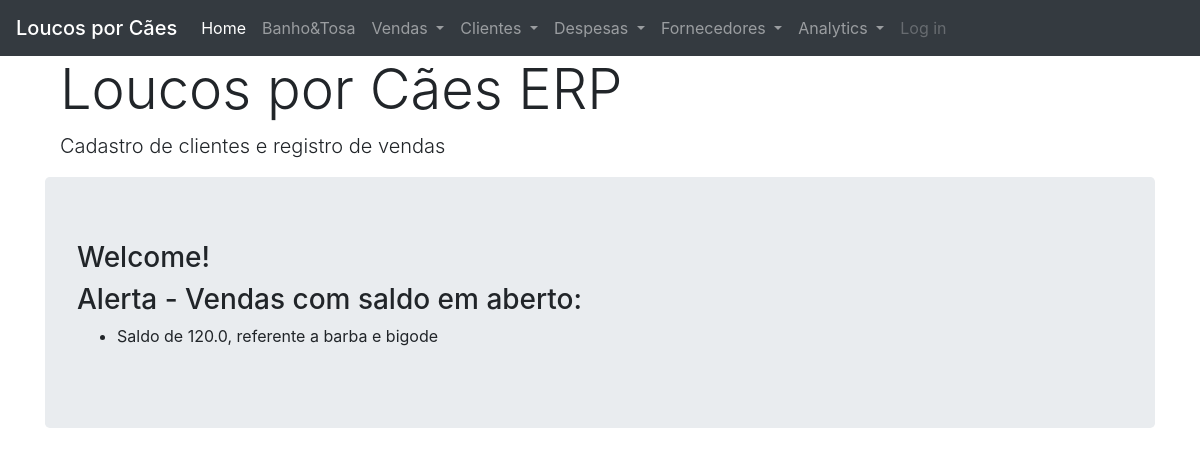
Before: / with the older database file.
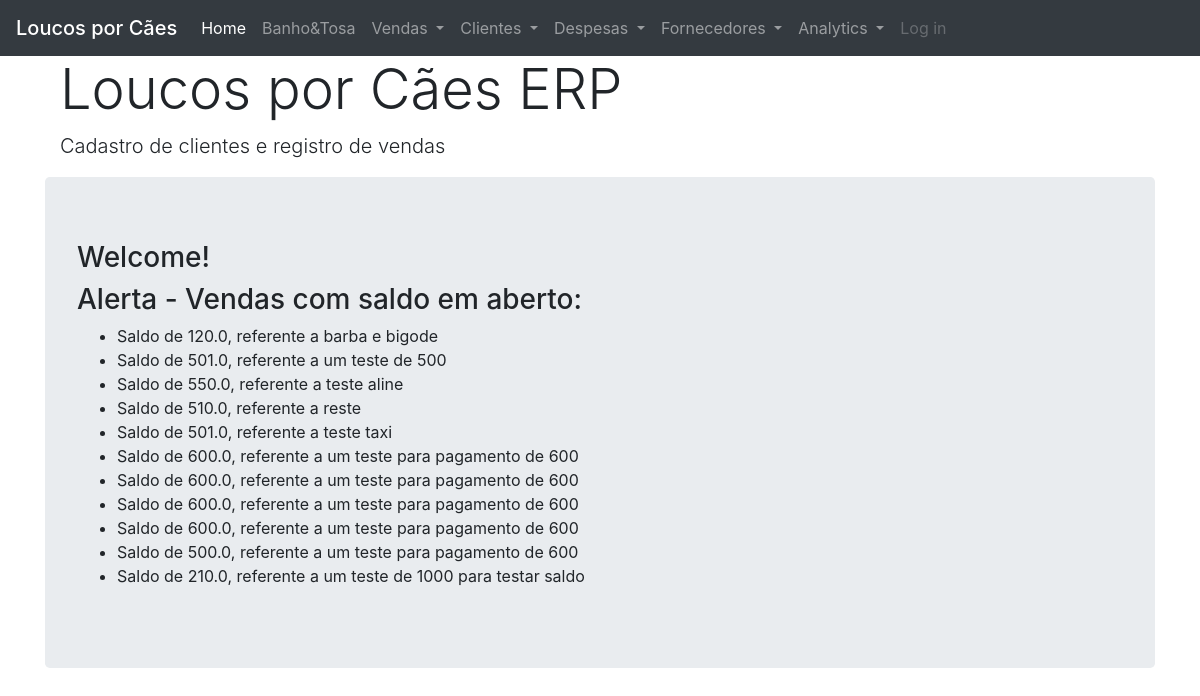
After: the same page with the newer database file.
### petshop/modelos/models.py (models this page shows, shortened)
class Vendas(db.Model):
    __tablename__ = 'vendas'
    id = db.Column(db.Integer, primary_key=True)
    tipo = db.Column(db.NVARCHAR(10), nullable=False)
    descricao = db.Column(db.Text, nullable=False)
    data_venda = db.Column(db.Date, nullable=False)
    valor_servicos = db.Column(db.Float, nullable=True)
    valor_taxi = db.Column(db.Float, nullable=True)
    cliente_id = db.Column(db.Integer, db.ForeignKey('clientes.id'))
    peludo_id = db.Column(db.Integer, db.ForeignKey('peludos.id'))
    pagamentos = db.relationship('Pagamentos')
    data_pbanho = db.Column(db.Date, nullable=True)
    n_banhos = db.Column(db.Integer, nullable=True)
    tipo_banho = db.Column(db.Enum('pacote', 'avulso', 'cortesia'), nullable=True)
    pacote = db.Column(db.NVARCHAR(10), nullable=True)
    data_entrada = db.Column(db.Date, nullable=True)
    data_saida = db.Column(db.Date, nullable=True)
    valor_diarias = db.Column(db.Float, nullable=True)
    valor_prod = db.Column(db.Float, nullable=True)
    custo_prod = db.Column(db.Float, nullable=True)
    def saldo(self):
        valor_total = self.valor_servicos + self.valor_taxi
        pagamentos = self.pagamentos
        if pagamentos:
            valores_pagos = [item.valor for item in pagamentos]
            valores_pagos = np.array(valores_pagos)
            saldo = valor_total - valores_pagos.sum()
            return saldo
        return valor_total

class Pagamentos(db.Model):
    __tablename__ = 'pagamentos'
    id = db.Column(db.Integer, primary_key=True)
    data = db.Column(db.Date, nullable=False)
    valor = db.Column(db.Float, nullable=False)
    valor_entrada = db.Column(db.Float, nullable=False)
    forma_pagto = db.Column(
        db.Enum('cash', 'debito', 'credito', 'cheque', 'pendente'), nullable=False)
    venda_id = db.Column(db.Integer, db.ForeignKey('vendas.id'))

### petshop/views/views_consultas.py (the view)
@views_consultas.route('/')
def index():
    venda_comsaldo = Vendas.query.filter(Vendas.saldo != 0).all()
    return render_template('index.html', venda_comsaldo=venda_comsaldo)

### petshop/templates/index.html
{% extends "base.html" %}
{% block content %}
  <div class="container">
    <h1 class="display-4">Loucos por Cães ERP</h1>
    <p class="lead">Cadastro de clientes e registro de vendas</p>
  </div>
<div class="jumbotron">
<h3 class="display-5">Welcome!</h3>
{% if venda_comsaldo %}
    <h3 class="display-5">Alerta -  Vendas com saldo em aberto:</h3>
    <ul>
        {% for item in venda_comsaldo %}
        <li>{{ "Saldo de {}, referente a {}".format(item.saldo(), item.descricao) }} </li>
        {% endfor %}
    </ul>
{% endif %}
</div>
{% endblock %}

### petshop/templates/base.html (shortened to what this page needs)
<!DOCTYPE html>
<html lang="en" dir="ltr">
<head>
    <link rel="stylesheet" href="https://stackpath.bootstrapcdn.com/bootstrap/4.1.3/css/bootstrap.min.css">
</head>
<body>
<nav class="navbar navbar-expand-lg navbar-dark bg-dark">
    <span class="navbar-brand mb-0 h1">Loucos por Cães</span>
    <div class="collapse navbar-collapse" id="navbarSupportedContent">
    <ul class="navbar-nav mr-auto">
        <li class="nav-item active">
        <a class="nav-link" href="{{ url_for('views_consultas.index') }}">Home<span class="sr-only">(current)</span></a>
        </li>
        <li class="nav-item">
        <a class="nav-link" href="{{ url_for('views_vendas.vendas_bt') }}">Banho&Tosa</a>
        </li>
        <li class="nav-item dropdown">
            <a class="nav-link dropdown-toggle" href="#" id="navbarDropdown" role="button" data-toggle="dropdown" aria-haspopup="true" aria-expanded="false">
            Vendas
            </a>
        </li>
        <li class="nav-item dropdown">
            <a class="nav-link dropdown-toggle" href="#" id="navbarDropdown" role="button" data-toggle="dropdown" aria-haspopup="true" aria-expanded="false">
            Clientes
            </a>
        </li>
        <li class="nav-item dropdown">
            <a class="nav-link dropdown-toggle" href="#" id="navbarDropdown" role="button" data-toggle="dropdown" aria-haspopup="true" aria-expanded="false">
            Despesas
            </a>
        </li>
        <li class="nav-item dropdown">
            <a class="nav-link dropdown-toggle" href="#" id="navbarDropdown" role="button" data-toggle="dropdown" aria-haspopup="true" aria-expanded="false">
            Fornecedores
            </a>
        </li>
        <li class="nav-item dropdown">
            <a class="nav-link dropdown-toggle" href="#" id="navbarDropdown" role="button" data-toggle="dropdown" aria-haspopup="true" aria-expanded="false">
            Analytics
            </a>
        </li>
        <li class="nav-item">
            <a class="nav-link disabled" href="#">Log in</a>
        </li>
    </ul>
    </div>
</nav>
<div class="container">
  {% block content %}
  {% endblock %}
</div>
</body>
</html>

Changed rows visible on the page:
added Vendas: valor_servicos+valor_taxi+descricao "Saldo de 501.0, referente a um teste de 500"
added Vendas: valor_servicos+valor_taxi+descricao "Saldo de 550.0, referente a teste aline"
added Vendas: valor_servicos+valor_taxi+descricao "Saldo de 510.0, referente a reste"
added Vendas: valor_servicos+valor_taxi+descricao "Saldo de 501.0, referente a teste taxi"
added Vendas: valor_servicos+valor_taxi+descricao "Saldo de 600.0, referente a um teste para pagamento de 600"
added Vendas: valor_servicos+valor_taxi+descricao "Saldo de 600.0, referente a um teste para pagamento de 600"
added Vendas: valor_servicos+valor_taxi+descricao "Saldo de 600.0, referente a um teste para pagamento de 600"
added Vendas: valor_servicos+valor_taxi+descricao "Saldo de 600.0, referente a um teste para pagamento de 600"
added Vendas: valor_servicos+valor_taxi+descricao "Saldo de 500.0, referente a um teste para pagamento de 600"
added Vendas: valor_servicos+valor_taxi+descricao "Saldo de 210.0, referente a um teste de 1000 para testar saldo"
